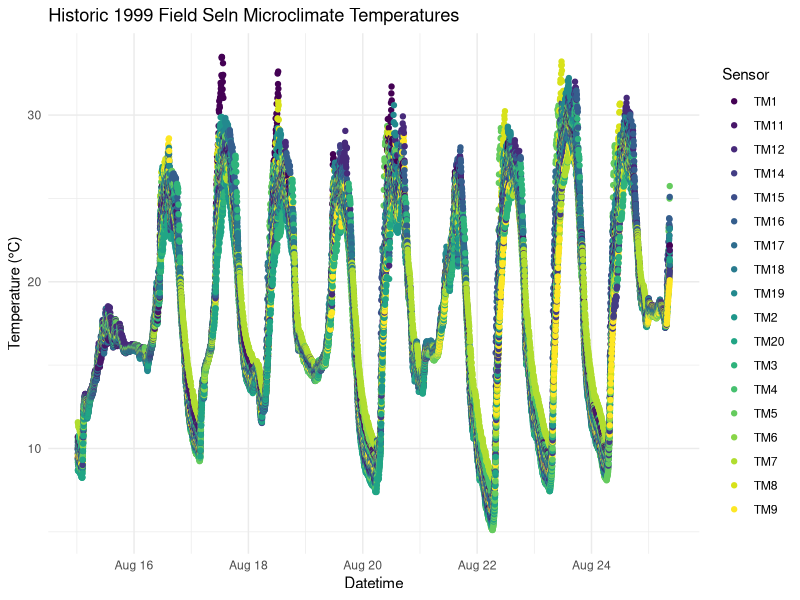
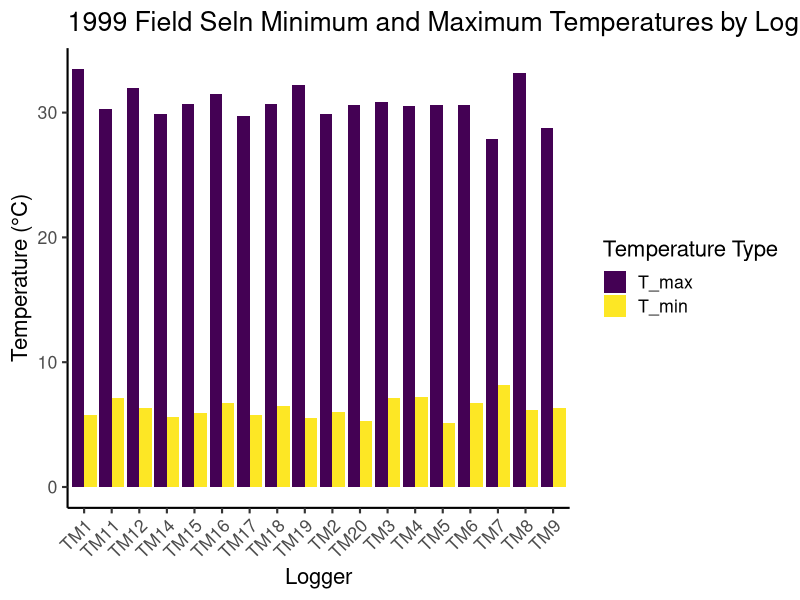
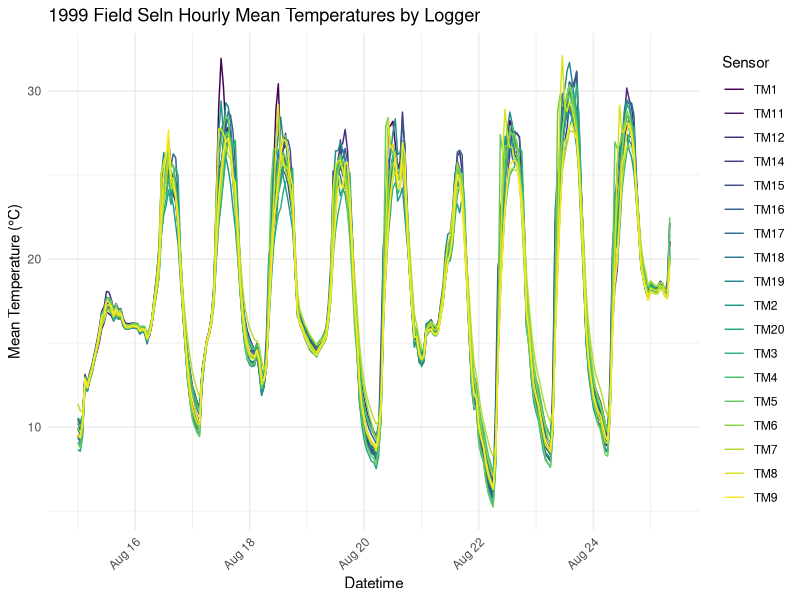

The R source for these figures, in order:
## Plotting Temperature Distributions from the Field Seln Expeiments from 1999
# Taylor M. Hatcher
# 
#
#
#
# install required packages
install.packages("readxl")

# Load required libraries
library(data.table)
library(ggplot2)
library(lubridate)
library(dplyr)
library(tidyr)
library(readxl)
library(viridis)

# set working directory to github repository
setwd("~/Desktop/Repos/WARP2024")

# Load data and exclude the first rows but keep header names
Colnames <- as.character(read_xlsx("UWCUH.MetData.Seln2.Aug1999.jdatecorrected.Taylorsversion.xlsx", n_max = 1, col_names = FALSE))
histmicroclimdata <- read_xlsx(path = "UWCUH.MetData.Seln2.Aug1999.jdatecorrected.Taylorsversion.xlsx", skip = 7, col_names = Colnames)

# Select for columns needed for analysis - excluding TM13 and TM10 because logger seems to have been malfunctioning during some of the recording time
histmicroclimdata <- histmicroclimdata %>%
  select("YEAR", "SITE","DATE", "JDATE", "LONGTIME", "TIME", "SOLAR", "TAIR","TM1","TM2","TM3","TM4","TM5","TM6","TM7","TM8","TM9","TM11","TM12","TM14","TM15","TM16","TM17","TM18","TM19","TM20")

# Convert LONGTIME to a proper datetime format 
histmicroclimdata$LONGTIME <- as.POSIXct(histmicroclimdata$LONGTIME, format = "%Y-%m-%d %H:%M:%S")

# Extract only the time in HH:MM format (when I uploaded excel it inputted incorrect dates in the longtime column)
histmicroclimdata$LONGTIME <- format(histmicroclimdata$LONGTIME, "%H:%M")

# Combine DATE and LONGTIME into a single datetime column
histmicroclimdata <- histmicroclimdata %>%
  mutate(
    DATETIME = paste(DATE, LONGTIME), # Combine DATE and LONGTIME
    DATETIME = ymd_hm(DATETIME) # Parse combined column as datetime
  )

# Reshape data into long format for TM1 to TM20 to help with visualization
histmicroclimdata_long <- histmicroclimdata %>%
  pivot_longer(
    cols = starts_with("TM"), # Select all columns that start with "TM"
    names_to = "Variable", 
    values_to = "Value"
  )

# Plot all TM columns as separate lines
AllTemperaturePlot <- ggplot(histmicroclimdata_long, aes(x = DATETIME, y = Value, color = Variable)) +
  geom_point() +
  scale_color_viridis_d()+
  labs(
    title = "Historic 1999 Field Seln Microclimate Temperatures",
    x = "Datetime",
    y = "Temperature (°C)",
    color = "Sensor"
  ) +
  theme_minimal()

#print Temperature plot plot
  print(AllTemperaturePlot)

# Calculate temp extremes for data frame
  temp_extremes <- histmicroclimdata_long %>%
    group_by(Variable) %>%
    summarise(T_min = min(Value, na.rm = TRUE),
              T_max = max(Value, na.rm = TRUE),
              .groups = 'drop')
  
# Reshape the temp_extremes data into long format for plotting
  temp_extremes_long <- temp_extremes %>%
    pivot_longer(cols = c(T_min, T_max), names_to = "Temperature_Type", values_to = "Temperature")

# Min and Max distribution plot for each temperature logger
histminmaxplot <- ggplot(temp_extremes_long, aes(x = Variable, y = Temperature, fill = Temperature_Type)) +
    geom_bar(stat = "identity", position = position_dodge()) +
    scale_fill_viridis_d() +
    labs(
      title = "1999 Field Seln Minimum and Maximum Temperatures by Logger",
      x = "Logger",
      y = "Temperature (°C)",
      fill = "Temperature Type"
    ) +
    theme_classic(base_size = 16) +
    theme(axis.text.x = element_text(angle = 45, hjust = 1))
  print(histminmaxplot)
  
# Combine DATE and LONGTIME into a single datetime column
  histhourly_means <- histmicroclimdata_long %>%
    mutate(HourlyTime = floor_date(DATETIME, "hour")) %>%
    group_by(HourlyTime, Variable) %>%
    summarise(MeanTemperature = mean(Value, na.rm = TRUE),
              .groups = 'drop')
# Calculate hourly means for each temperature logger
  histhourly_means <- histmicroclimdata_long %>%
    mutate(HourlyTime = floor_date(DATETIME, "hour")) %>% # Round datetime to the nearest hour
    group_by(HourlyTime, Variable) %>%                   # Group by rounded hour and logger
    summarise(MeanTemperature = mean(Value, na.rm = TRUE), .groups = 'drop') # Calculate mean
  
# Plot hourly means for each temperature logger in the field
  hourly_plot <- ggplot(histhourly_means, aes(x = HourlyTime, y = MeanTemperature, color = Variable)) +
    geom_line() + # Use line plot to show trends
    scale_color_viridis_d() + 
    labs(
      title = "1999 Field Seln Hourly Mean Temperatures by Logger",
      x = "Datetime",
      y = "Mean Temperature (°C)",
      color = "Sensor"
    ) +
    theme_minimal() + # Clean plot style
    theme(
      axis.text.x = element_text(angle = 45, hjust = 1)  # Rotate x-axis labels for better readability
    )
  
# Print the hourly data plot
  print(hourly_plot)

  